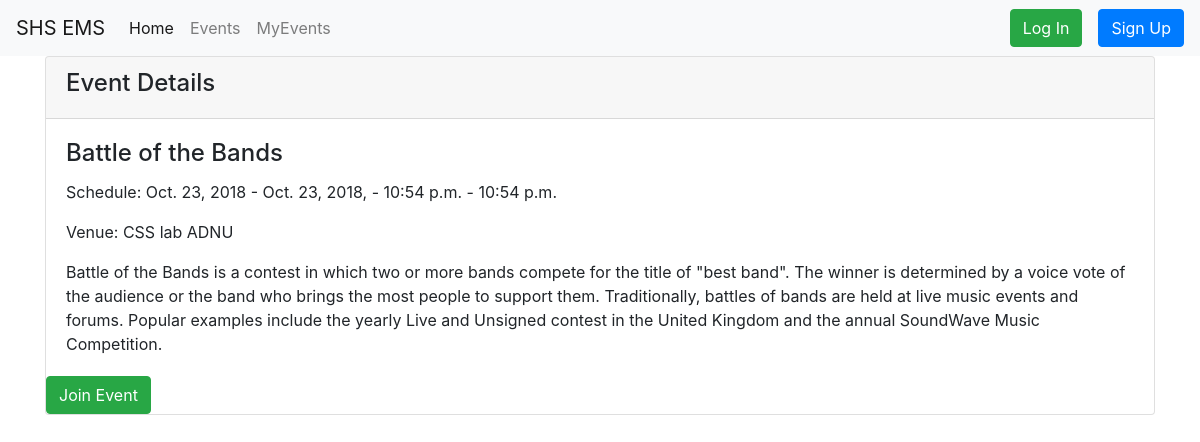
The app's page /events/2/ with its own data.
### events/models.py (models this page shows, shortened)
class Event(models.Model):
    name = models.CharField("Name of Event", max_length = 50)
    description = models.TextField("Description", max_length = 1000, blank = True)
    max_slots = models.IntegerField("Max Slots", blank = True, null = True)
    date_from = models.DateField("Start Date", null = True)
    date_to = models.DateField("End Date", null = True)
    time_from = models.TimeField("Start Time", null = True)
    time_to = models.TimeField("End Time", null = True)
    venue = models.CharField("Venue", max_length = 200, default = '')
    creator = models.ForeignKey(to = 'users.Participant', on_delete = models.CASCADE, null = True)

### events/views.py (the view)
# urls.py: path("events/<int:pk>/", EventDetailView.as_view(), name = "event_detail"),
class EventDetailView(DetailView):
    model = Event
    template_name = "event_detail.html"
    context_object_name = "event"

### templates/event_detail.html (shortened to what this page needs)
{%extends "base.html"%}
{% block content %}
<div class="card">
        <div class="card-header">
        <h4> Event Details </h4>
        </div>
        <div class="card-body">
          <h4 class="card-title"> {{ event.name }} </h4>
          <p class="card-text">
              Schedule: {{event.date_from}} - {{event.date_to}}, - {{event.time_from}} - {{event.time_to}}
            </p>
            <p class="card-text">
                Venue: {{ event.venue }}
            </p>
            <p class="card-text">
                    {{ event.description }}
                </p>
        </div>
        <div clas = "card-footer">
            <a href ="{% url 'join_event' event.pk %}"
            class = "btn btn-success">Join Event</a>
        </div>
      </div>
{% endblock content %}

### records on screen
Event: name "Battle of the Bands", date_from "Oct. 23, 2018", date_to "Oct. 23, 2018", time_from "10:54 p.m.", time_to "10:54 p.m.", venue "CSS lab ADNU", description "Battle of the Bands is a contest in which two or more bands compete for the title of \"best band\". The winner is determined by a voice vote of the audience or the band who brings the most people to support them. Traditionally, battles of bands are held at live music events and forums. Popular examples include the yearly Live and Unsigned contest in the United Kingdom and the annual SoundWave Music Competition."
